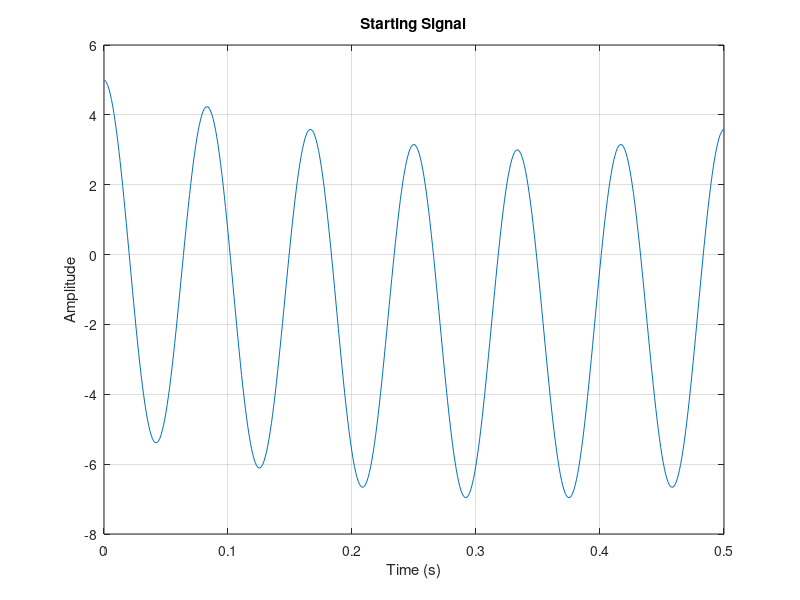
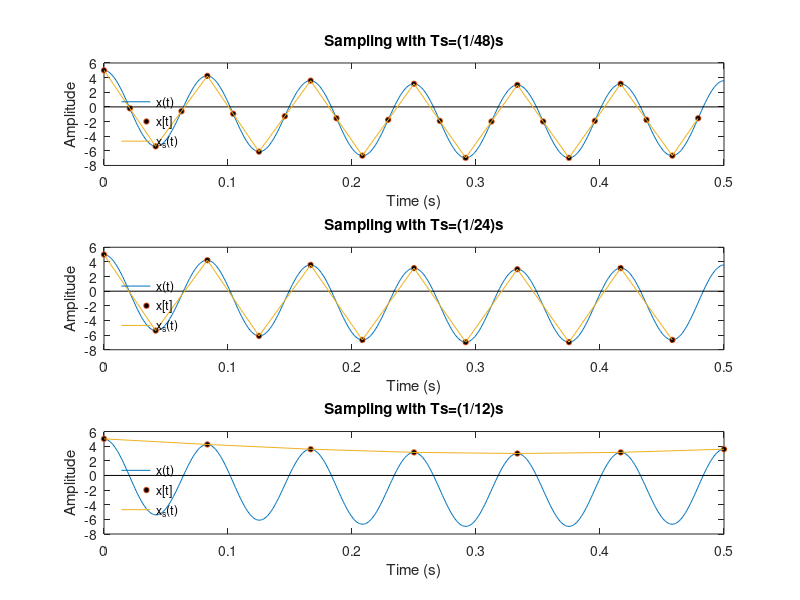

These charts were generated, in order, by the following MATLAB code:
clear all;
close all;
clc
%% Starting signal
F0 = 3/4; % frequency of x
step = 0.001;
% t = step:step:0.5;  % in sec
t = 0:step:0.5;  % in sec
x = 5*cos(24*pi*t) - 2*sin(1.5*pi*t);   %f_max = 12

figure('Name','Starting Signal')
plot(t,x)
title('Starting Signal')
xlabel('Time (s)');
ylabel('Amplitude');
grid on;

%% Sampling
% Sample_1 Ts = 1/48(s)

Ts1 = 1/48; % Fs = 48 = 64 * F0 = 64 * 0.75
% t1 = Ts1:Ts1:(0.5-Ts1);
t1 = 0:Ts1:(0.5-Ts1);

% Take samples manual
% k=0;
% for n = t1
%     x_index = find(abs(t-n) < 0.001,1)
%     length(find(abs(t-n) < 0.001))
%     k = k+1;
%     x_s1(k) = x(x_index);
% end 
x_s1 = (5*cos(24*pi*t1) - 2*sin(1.5*pi*t1));

% Sample_2 Ts = 1/24(s)

Ts2 = 1/24; % Fs = 24 = 32 * F0 = 32 * 0.75
% t2 = Ts2:Ts2:(0.5-Ts2);
t2 = 0:Ts2:(0.5-Ts2);
x_s2 =(5*cos(24*pi*t2) - 2*sin(1.5*pi*t2));

% Sample_3 Ts = 1/12(s)

Ts3 = 1/12; % Fs = 12 = 16 * F0 = 16 * 0.75
% t3 = Ts3:Ts3:(0.5-Ts3);
t3 = 0:Ts3:0.5;
x_s3 = (5*cos(24*pi*t3) - 2*sin(1.5*pi*t3));


figure('Name','Sampled Signal')
subplot(3,1,1);
plot(t,x);
hold on;
stem(t1,x_s1,'MarkerSize',4, 'LineStyle','none','MarkerFaceColor','black');
title('Sampling with Ts=(1/48)s')
xlabel('Time (s)')
ylabel('Amplitude')
hold on;
plot(t1,x_s1);
legend('x(t)','x[t]','x_s(t)','Location','southwest');
legend('boxoff')
% xlim([(min(t1)-0.01) (max(t1)+0.009)]);

subplot(3,1,2);
plot(t,x);
hold on;
stem(t2,x_s2,'MarkerSize',4, 'LineStyle','none','MarkerFaceColor','black');
hold on;
plot(t2,x_s2);
title('Sampling with Ts=(1/24)s')
xlabel('Time (s)')
ylabel('Amplitude')
legend('x(t)','x[t]','x_s(t)','Location','southwest');
legend('boxoff')

subplot(3,1,3);
plot(t,x);
hold on;
stem(t3,x_s3,'MarkerSize',4, 'LineStyle','none','MarkerFaceColor','black');
hold on;
plot(t3,x_s3);
title('Sampling with Ts=(1/12)s')
xlabel('Time (s)')
ylabel('Amplitude')
legend('x(t)','x[t]','x_s(t)','Location','southwest');
legend('boxoff')


